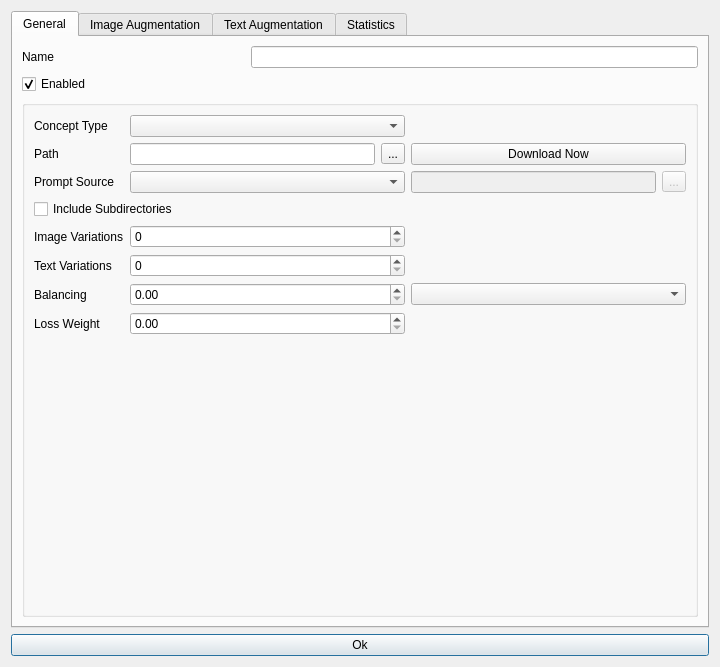
<?xml version="1.0" encoding="UTF-8"?>
<ui version="4.0">
 <class>Dialog</class>
 <widget class="QDialog" name="Dialog">
  <property name="windowModality">
   <enum>Qt::WindowModality::ApplicationModal</enum>
  </property>
  <property name="geometry">
   <rect>
    <x>0</x>
    <y>0</y>
    <width>720</width>
    <height>667</height>
   </rect>
  </property>
  <property name="sizePolicy">
   <sizepolicy hsizetype="Fixed" vsizetype="Fixed">
    <horstretch>0</horstretch>
    <verstretch>0</verstretch>
   </sizepolicy>
  </property>
  <property name="windowTitle">
   <string>Edit Concept</string>
  </property>
  <property name="sizeGripEnabled">
   <bool>false</bool>
  </property>
  <property name="modal">
   <bool>true</bool>
  </property>
  <layout class="QGridLayout" name="gridLayout">
   <item row="2" column="0">
    <widget class="QPushButton" name="okBtn">
     <property name="text">
      <string>Ok</string>
     </property>
    </widget>
   </item>
   <item row="1" column="0">
    <widget class="QTabWidget" name="tabWidget">
     <property name="currentIndex">
      <number>0</number>
     </property>
     <widget class="QWidget" name="tab">
      <attribute name="title">
       <string>General</string>
      </attribute>
      <layout class="QGridLayout" name="gridLayout_2">
       <item row="0" column="2" colspan="2">
        <widget class="QLineEdit" name="nameLed"/>
       </item>
       <item row="2" column="1" colspan="3">
        <widget class="QGroupBox" name="conceptBox">
         <property name="enabled">
          <bool>true</bool>
         </property>
         <property name="title">
          <string/>
         </property>
         <layout class="QGridLayout" name="gridLayout_9">
          <item row="0" column="0">
           <widget class="QLabel" name="label_2">
            <property name="text">
             <string>Concept Type</string>
            </property>
            <property name="buddy">
             <cstring>conceptTypeCmb</cstring>
            </property>
           </widget>
          </item>
          <item row="0" column="1" colspan="2">
           <widget class="QComboBox" name="conceptTypeCmb"/>
          </item>
          <item row="1" column="0">
           <widget class="QLabel" name="label_3">
            <property name="text">
             <string>Path</string>
            </property>
            <property name="buddy">
             <cstring>pathLed</cstring>
            </property>
           </widget>
          </item>
          <item row="1" column="1">
           <widget class="QLineEdit" name="pathLed"/>
          </item>
          <item row="1" column="2">
           <widget class="QToolButton" name="pathBtn">
            <property name="text">
             <string>...</string>
            </property>
           </widget>
          </item>
          <item row="1" column="3" colspan="2">
           <widget class="QPushButton" name="downloadNowBtn">
            <property name="text">
             <string>Download Now</string>
            </property>
           </widget>
          </item>
          <item row="2" column="0">
           <widget class="QLabel" name="label_4">
            <property name="text">
             <string>Prompt Source</string>
            </property>
            <property name="buddy">
             <cstring>promptSourceCmb</cstring>
            </property>
           </widget>
          </item>
          <item row="2" column="1" colspan="2">
           <widget class="QComboBox" name="promptSourceCmb"/>
          </item>
          <item row="2" column="3">
           <widget class="QLineEdit" name="promptSourceLed">
            <property name="enabled">
             <bool>false</bool>
            </property>
           </widget>
          </item>
          <item row="2" column="4">
           <widget class="QToolButton" name="promptSourceBtn">
            <property name="enabled">
             <bool>false</bool>
            </property>
            <property name="text">
             <string>...</string>
            </property>
           </widget>
          </item>
          <item row="3" column="0" colspan="3">
           <widget class="QCheckBox" name="includeSubdirectoriesCbx">
            <property name="text">
             <string>Include Subdirectories</string>
            </property>
           </widget>
          </item>
          <item row="4" column="0">
           <widget class="QLabel" name="label_5">
            <property name="text">
             <string>Image Variations</string>
            </property>
            <property name="buddy">
             <cstring>imageVariationsSbx</cstring>
            </property>
           </widget>
          </item>
          <item row="4" column="1" colspan="2">
           <widget class="QSpinBox" name="imageVariationsSbx"/>
          </item>
          <item row="5" column="0">
           <widget class="QLabel" name="label_6">
            <property name="text">
             <string>Text Variations</string>
            </property>
            <property name="buddy">
             <cstring>textVariationsSbx</cstring>
            </property>
           </widget>
          </item>
          <item row="5" column="1" colspan="2">
           <widget class="QSpinBox" name="textVariationsSbx"/>
          </item>
          <item row="6" column="0">
           <widget class="QLabel" name="label_7">
            <property name="text">
             <string>Balancing</string>
            </property>
            <property name="buddy">
             <cstring>balancingSbx</cstring>
            </property>
           </widget>
          </item>
          <item row="6" column="1" colspan="2">
           <widget class="QDoubleSpinBox" name="balancingSbx"/>
          </item>
          <item row="6" column="3" colspan="2">
           <widget class="QComboBox" name="balancingCmb"/>
          </item>
          <item row="7" column="0">
           <widget class="QLabel" name="label_8">
            <property name="text">
             <string>Loss Weight</string>
            </property>
            <property name="buddy">
             <cstring>lossWeightCmb</cstring>
            </property>
           </widget>
          </item>
          <item row="7" column="1" colspan="2">
           <widget class="QDoubleSpinBox" name="lossWeightCmb"/>
          </item>
          <item row="8" column="0" colspan="2">
           <spacer name="verticalSpacer">
            <property name="orientation">
             <enum>Qt::Orientation::Vertical</enum>
            </property>
            <property name="sizeHint" stdset="0">
             <size>
              <width>20</width>
              <height>40</height>
             </size>
            </property>
           </spacer>
          </item>
         </layout>
        </widget>
       </item>
       <item row="0" column="1">
        <widget class="QLabel" name="label">
         <property name="text">
          <string>Name</string>
         </property>
         <property name="buddy">
          <cstring>nameLed</cstring>
         </property>
        </widget>
       </item>
       <item row="1" column="1" colspan="3">
        <widget class="QCheckBox" name="enabledCbx">
         <property name="enabled">
          <bool>true</bool>
         </property>
         <property name="text">
          <string>Enabled</string>
         </property>
         <property name="checked">
          <bool>true</bool>
         </property>
        </widget>
       </item>
      </layout>
     </widget>
     <widget class="QWidget" name="tab_2">
      <attribute name="title">
       <string>Image Augmentation</string>
      </attribute>
      <layout class="QGridLayout" name="gridLayout_3">
       <item row="3" column="1">
        <widget class="QCheckBox" name="rndFlipCbx">
         <property name="text">
          <string/>
         </property>
        </widget>
       </item>
       <item row="8" column="2">
        <widget class="QCheckBox" name="fixHueCbx">
         <property name="text">
          <string/>
         </property>
        </widget>
       </item>
       <item row="7" column="3">
        <widget class="QDoubleSpinBox" name="saturationSbx"/>
       </item>
       <item row="11" column="2">
        <widget class="QCheckBox" name="fixResolutionOverrideCbx">
         <property name="text">
          <string/>
         </property>
        </widget>
       </item>
       <item row="6" column="0">
        <widget class="QLabel" name="label_15">
         <property name="text">
          <string>Random Contrast</string>
         </property>
        </widget>
       </item>
       <item row="11" column="3">
        <widget class="QSpinBox" name="resolutionOverrideSbx"/>
       </item>
       <item row="7" column="0">
        <widget class="QLabel" name="label_16">
         <property name="text">
          <string>Random Saturation</string>
         </property>
        </widget>
       </item>
       <item row="5" column="1">
        <widget class="QCheckBox" name="rndBrightnessCbx">
         <property name="text">
          <string/>
         </property>
        </widget>
       </item>
       <item row="9" column="1">
        <widget class="QCheckBox" name="rndCircularMaskCbx">
         <property name="text">
          <string/>
         </property>
        </widget>
       </item>
       <item row="1" column="2">
        <widget class="QLabel" name="label_11">
         <property name="text">
          <string>Fixed</string>
         </property>
        </widget>
       </item>
       <item row="6" column="1">
        <widget class="QCheckBox" name="rndContrastCbx">
         <property name="text">
          <string/>
         </property>
        </widget>
       </item>
       <item row="9" column="0">
        <widget class="QLabel" name="label_18">
         <property name="text">
          <string>Circular Mask Generation</string>
         </property>
        </widget>
       </item>
       <item row="2" column="1">
        <widget class="QCheckBox" name="rndJitterCbx">
         <property name="text">
          <string/>
         </property>
        </widget>
       </item>
       <item row="11" column="0">
        <widget class="QLabel" name="label_20">
         <property name="text">
          <string>Resolution Override</string>
         </property>
        </widget>
       </item>
       <item row="6" column="3">
        <widget class="QDoubleSpinBox" name="contrastSbx"/>
       </item>
       <item row="4" column="0">
        <widget class="QLabel" name="label_13">
         <property name="text">
          <string>Random Rotation</string>
         </property>
        </widget>
       </item>
       <item row="1" column="1">
        <widget class="QLabel" name="label_10">
         <property name="text">
          <string>Random</string>
         </property>
        </widget>
       </item>
       <item row="6" column="2">
        <widget class="QCheckBox" name="fixContrastCbx">
         <property name="text">
          <string/>
         </property>
        </widget>
       </item>
       <item row="8" column="3">
        <widget class="QDoubleSpinBox" name="hueSbx"/>
       </item>
       <item row="8" column="1">
        <widget class="QCheckBox" name="rndHueCbx">
         <property name="text">
          <string/>
         </property>
        </widget>
       </item>
       <item row="12" column="3">
        <spacer name="verticalSpacer_2">
         <property name="orientation">
          <enum>Qt::Orientation::Vertical</enum>
         </property>
         <property name="sizeHint" stdset="0">
          <size>
           <width>20</width>
           <height>40</height>
          </size>
         </property>
        </spacer>
       </item>
       <item row="7" column="2">
        <widget class="QCheckBox" name="fixSaturationCbx">
         <property name="text">
          <string/>
         </property>
        </widget>
       </item>
       <item row="10" column="1">
        <widget class="QCheckBox" name="rndRotateCropCbx">
         <property name="text">
          <string/>
         </property>
        </widget>
       </item>
       <item row="4" column="1">
        <widget class="QCheckBox" name="rndRotationCbx">
         <property name="text">
          <string/>
         </property>
        </widget>
       </item>
       <item row="8" column="0">
        <widget class="QLabel" name="label_17">
         <property name="text">
          <string>Random Hue</string>
         </property>
        </widget>
       </item>
       <item row="4" column="2">
        <widget class="QCheckBox" name="fixRotationCbx">
         <property name="text">
          <string/>
         </property>
        </widget>
       </item>
       <item row="3" column="2">
        <widget class="QCheckBox" name="fixFlipCbx">
         <property name="text">
          <string/>
         </property>
        </widget>
       </item>
       <item row="4" column="3">
        <widget class="QDoubleSpinBox" name="rotationSbx"/>
       </item>
       <item row="7" column="1">
        <widget class="QCheckBox" name="rndSaturationCbx">
         <property name="text">
          <string/>
         </property>
        </widget>
       </item>
       <item row="10" column="0">
        <widget class="QLabel" name="label_19">
         <property name="text">
          <string>Random Rotate And Crop</string>
         </property>
        </widget>
       </item>
       <item row="3" column="0">
        <widget class="QLabel" name="label_12">
         <property name="text">
          <string>Random Flip</string>
         </property>
        </widget>
       </item>
       <item row="2" column="0">
        <widget class="QLabel" name="label_9">
         <property name="text">
          <string>Crop Jitter</string>
         </property>
        </widget>
       </item>
       <item row="5" column="4">
        <spacer name="horizontalSpacer">
         <property name="orientation">
          <enum>Qt::Orientation::Horizontal</enum>
         </property>
         <property name="sizeHint" stdset="0">
          <size>
           <width>40</width>
           <height>20</height>
          </size>
         </property>
        </spacer>
       </item>
       <item row="5" column="3">
        <widget class="QDoubleSpinBox" name="brightnessSbx"/>
       </item>
       <item row="5" column="2">
        <widget class="QCheckBox" name="fixBrightnessCbx">
         <property name="text">
          <string/>
         </property>
        </widget>
       </item>
       <item row="5" column="0">
        <widget class="QLabel" name="label_14">
         <property name="text">
          <string>Random Brightness</string>
         </property>
        </widget>
       </item>
       <item row="1" column="5" rowspan="12">
        <widget class="QGroupBox" name="groupBox">
         <property name="title">
          <string>Preview</string>
         </property>
         <layout class="QGridLayout" name="gridLayout_5">
          <item row="3" column="0" colspan="3">
           <widget class="QLabel" name="filenameLbl">
            <property name="text">
             <string>FILENAME</string>
            </property>
           </widget>
          </item>
          <item row="1" column="0">
           <widget class="QToolButton" name="prevBtn">
            <property name="text">
             <string>&lt;</string>
            </property>
           </widget>
          </item>
          <item row="4" column="0" colspan="3">
           <widget class="QPlainTextEdit" name="promptTed">
            <property name="readOnly">
             <bool>true</bool>
            </property>
           </widget>
          </item>
          <item row="1" column="1">
           <widget class="QPushButton" name="updatePreviewBtn">
            <property name="text">
             <string>Update Preview</string>
            </property>
           </widget>
          </item>
          <item row="2" column="0" colspan="3">
           <widget class="QCheckBox" name="showAugmentationsCbx">
            <property name="text">
             <string>Show Augmentations</string>
            </property>
           </widget>
          </item>
          <item row="1" column="2">
           <widget class="QToolButton" name="nextBtn">
            <property name="text">
             <string>&gt;</string>
            </property>
           </widget>
          </item>
          <item row="0" column="0" colspan="3">
           <layout class="QVBoxLayout" name="previewLay"/>
          </item>
         </layout>
        </widget>
       </item>
      </layout>
     </widget>
     <widget class="QWidget" name="tab_3">
      <attribute name="title">
       <string>Text Augmentation</string>
      </attribute>
      <layout class="QGridLayout" name="gridLayout_4">
       <item row="2" column="1">
        <widget class="QLabel" name="label_24">
         <property name="text">
          <string>Keep Tag Count</string>
         </property>
         <property name="buddy">
          <cstring>keepTagCountSbx</cstring>
         </property>
        </widget>
       </item>
       <item row="2" column="2" colspan="2">
        <widget class="QSpinBox" name="keepTagCountSbx"/>
       </item>
       <item row="5" column="3">
        <widget class="QLineEdit" name="specialDropoutTagsLed"/>
       </item>
       <item row="5" column="2">
        <widget class="QComboBox" name="specialDropoutTagsCmb"/>
       </item>
       <item row="3" column="1">
        <widget class="QCheckBox" name="tagDropoutCbx">
         <property name="text">
          <string>Tag Dropout</string>
         </property>
        </widget>
       </item>
       <item row="1" column="2" colspan="2">
        <widget class="QLineEdit" name="tagDelimiterLed"/>
       </item>
       <item row="9" column="2">
        <spacer name="verticalSpacer_3">
         <property name="orientation">
          <enum>Qt::Orientation::Vertical</enum>
         </property>
         <property name="sizeHint" stdset="0">
          <size>
           <width>20</width>
           <height>40</height>
          </size>
         </property>
        </spacer>
       </item>
       <item row="8" column="1">
        <widget class="QLabel" name="label_28">
         <property name="text">
          <string>Capitalization Mode</string>
         </property>
         <property name="buddy">
          <cstring>capitalizationModeLed</cstring>
         </property>
        </widget>
       </item>
       <item row="8" column="5">
        <widget class="QDoubleSpinBox" name="capitalizationProbaiblitySbx">
         <property name="maximum">
          <double>1.000000000000000</double>
         </property>
         <property name="singleStep">
          <double>0.100000000000000</double>
         </property>
        </widget>
       </item>
       <item row="1" column="1">
        <widget class="QLabel" name="label_23">
         <property name="text">
          <string>Tag Delimiter</string>
         </property>
         <property name="buddy">
          <cstring>tagDelimiterLed</cstring>
         </property>
        </widget>
       </item>
       <item row="7" column="3">
        <widget class="QCheckBox" name="forceLowercaseCbx">
         <property name="text">
          <string>Force Lowercase</string>
         </property>
        </widget>
       </item>
       <item row="0" column="1">
        <widget class="QCheckBox" name="tagShufflingCbx">
         <property name="text">
          <string>Tag Shuffling</string>
         </property>
        </widget>
       </item>
       <item row="5" column="1">
        <widget class="QLabel" name="label_27">
         <property name="text">
          <string>Special Dropout Tags</string>
         </property>
         <property name="buddy">
          <cstring>specialDropoutTagsCmb</cstring>
         </property>
        </widget>
       </item>
       <item row="4" column="2" colspan="2">
        <widget class="QComboBox" name="dropoutModeCmb"/>
       </item>
       <item row="4" column="1">
        <widget class="QLabel" name="label_25">
         <property name="text">
          <string>Dropout Mode</string>
         </property>
         <property name="buddy">
          <cstring>dropoutModeCmb</cstring>
         </property>
        </widget>
       </item>
       <item row="6" column="1">
        <widget class="QCheckBox" name="specialTagsRegexCbx">
         <property name="text">
          <string>Special Tags Regex</string>
         </property>
        </widget>
       </item>
       <item row="8" column="4">
        <widget class="QLabel" name="label_29">
         <property name="text">
          <string>Probability</string>
         </property>
        </widget>
       </item>
       <item row="8" column="2" colspan="2">
        <widget class="QLineEdit" name="capitalizationModeLed"/>
       </item>
       <item row="4" column="5">
        <widget class="QDoubleSpinBox" name="dropoutProbabilitySbx">
         <property name="maximum">
          <double>1.000000000000000</double>
         </property>
         <property name="singleStep">
          <double>0.100000000000000</double>
         </property>
        </widget>
       </item>
       <item row="7" column="1" colspan="2">
        <widget class="QCheckBox" name="randomizeCapitalizationCbx">
         <property name="text">
          <string>Randomize Capitalization</string>
         </property>
        </widget>
       </item>
       <item row="4" column="4">
        <widget class="QLabel" name="label_26">
         <property name="text">
          <string>Probability</string>
         </property>
         <property name="buddy">
          <cstring>dropoutProbabilitySbx</cstring>
         </property>
        </widget>
       </item>
      </layout>
     </widget>
     <widget class="QWidget" name="tab_4">
      <attribute name="title">
       <string>Statistics</string>
      </attribute>
      <layout class="QGridLayout" name="gridLayout_6">
       <item row="0" column="0">
        <widget class="QPushButton" name="refreshBasicBtn">
         <property name="text">
          <string>Refresh Basic</string>
         </property>
        </widget>
       </item>
       <item row="2" column="0" colspan="4">
        <widget class="QGroupBox" name="groupBox_3">
         <property name="title">
          <string>Advanced Stats</string>
         </property>
         <layout class="QGridLayout" name="gridLayout_8">
          <item row="0" column="0">
           <widget class="QListWidget" name="advancedStatListWidget"/>
          </item>
          <item row="1" column="0">
           <widget class="QGroupBox" name="groupBox_4">
            <property name="title">
             <string>Histogram</string>
            </property>
            <layout class="QVBoxLayout" name="verticalLayout_2">
             <item>
              <layout class="QVBoxLayout" name="histogramLay"/>
             </item>
            </layout>
           </widget>
          </item>
         </layout>
        </widget>
       </item>
       <item row="1" column="0" colspan="4">
        <widget class="QGroupBox" name="groupBox_2">
         <property name="title">
          <string>Basic Stats</string>
         </property>
         <layout class="QGridLayout" name="gridLayout_7">
          <item row="0" column="0">
           <widget class="QListWidget" name="basicStatListWidget"/>
          </item>
         </layout>
        </widget>
       </item>
       <item row="0" column="1">
        <widget class="QPushButton" name="refreshAdvancedBtn">
         <property name="text">
          <string>Refresh Advanced</string>
         </property>
        </widget>
       </item>
       <item row="0" column="3">
        <widget class="QLabel" name="label_30">
         <property name="text">
          <string>0.0 s</string>
         </property>
        </widget>
       </item>
       <item row="0" column="2">
        <widget class="QPushButton" name="abortScanBtn">
         <property name="text">
          <string>Abort Scan</string>
         </property>
        </widget>
       </item>
      </layout>
     </widget>
    </widget>
   </item>
  </layout>
 </widget>
 <tabstops>
  <tabstop>tabWidget</tabstop>
  <tabstop>nameLed</tabstop>
  <tabstop>enabledCbx</tabstop>
  <tabstop>conceptTypeCmb</tabstop>
  <tabstop>pathLed</tabstop>
  <tabstop>pathBtn</tabstop>
  <tabstop>downloadNowBtn</tabstop>
  <tabstop>promptSourceCmb</tabstop>
  <tabstop>promptSourceLed</tabstop>
  <tabstop>promptSourceBtn</tabstop>
  <tabstop>includeSubdirectoriesCbx</tabstop>
  <tabstop>imageVariationsSbx</tabstop>
  <tabstop>textVariationsSbx</tabstop>
  <tabstop>balancingSbx</tabstop>
  <tabstop>balancingCmb</tabstop>
  <tabstop>lossWeightCmb</tabstop>
  <tabstop>rndJitterCbx</tabstop>
  <tabstop>rndFlipCbx</tabstop>
  <tabstop>fixFlipCbx</tabstop>
  <tabstop>rndRotationCbx</tabstop>
  <tabstop>fixRotationCbx</tabstop>
  <tabstop>rotationSbx</tabstop>
  <tabstop>rndBrightnessCbx</tabstop>
  <tabstop>fixBrightnessCbx</tabstop>
  <tabstop>brightnessSbx</tabstop>
  <tabstop>rndContrastCbx</tabstop>
  <tabstop>fixContrastCbx</tabstop>
  <tabstop>contrastSbx</tabstop>
  <tabstop>rndSaturationCbx</tabstop>
  <tabstop>fixSaturationCbx</tabstop>
  <tabstop>saturationSbx</tabstop>
  <tabstop>rndHueCbx</tabstop>
  <tabstop>fixHueCbx</tabstop>
  <tabstop>hueSbx</tabstop>
  <tabstop>rndCircularMaskCbx</tabstop>
  <tabstop>rndRotateCropCbx</tabstop>
  <tabstop>fixResolutionOverrideCbx</tabstop>
  <tabstop>resolutionOverrideSbx</tabstop>
  <tabstop>prevBtn</tabstop>
  <tabstop>updatePreviewBtn</tabstop>
  <tabstop>nextBtn</tabstop>
  <tabstop>showAugmentationsCbx</tabstop>
  <tabstop>tagShufflingCbx</tabstop>
  <tabstop>tagDelimiterLed</tabstop>
  <tabstop>keepTagCountSbx</tabstop>
  <tabstop>tagDropoutCbx</tabstop>
  <tabstop>dropoutModeCmb</tabstop>
  <tabstop>dropoutProbabilitySbx</tabstop>
  <tabstop>specialDropoutTagsCmb</tabstop>
  <tabstop>specialDropoutTagsLed</tabstop>
  <tabstop>specialTagsRegexCbx</tabstop>
  <tabstop>randomizeCapitalizationCbx</tabstop>
  <tabstop>forceLowercaseCbx</tabstop>
  <tabstop>capitalizationModeLed</tabstop>
  <tabstop>capitalizationProbaiblitySbx</tabstop>
  <tabstop>refreshBasicBtn</tabstop>
  <tabstop>refreshAdvancedBtn</tabstop>
  <tabstop>abortScanBtn</tabstop>
  <tabstop>basicStatListWidget</tabstop>
  <tabstop>advancedStatListWidget</tabstop>
  <tabstop>okBtn</tabstop>
  <tabstop>promptTed</tabstop>
 </tabstops>
 <resources/>
 <connections>
  <connection>
   <sender>enabledCbx</sender>
   <signal>toggled(bool)</signal>
   <receiver>conceptBox</receiver>
   <slot>setEnabled(bool)</slot>
   <hints>
    <hint type="sourcelabel">
     <x>66</x>
     <y>96</y>
    </hint>
    <hint type="destinationlabel">
     <x>120</x>
     <y>111</y>
    </hint>
   </hints>
  </connection>
 </connections>
</ui>
